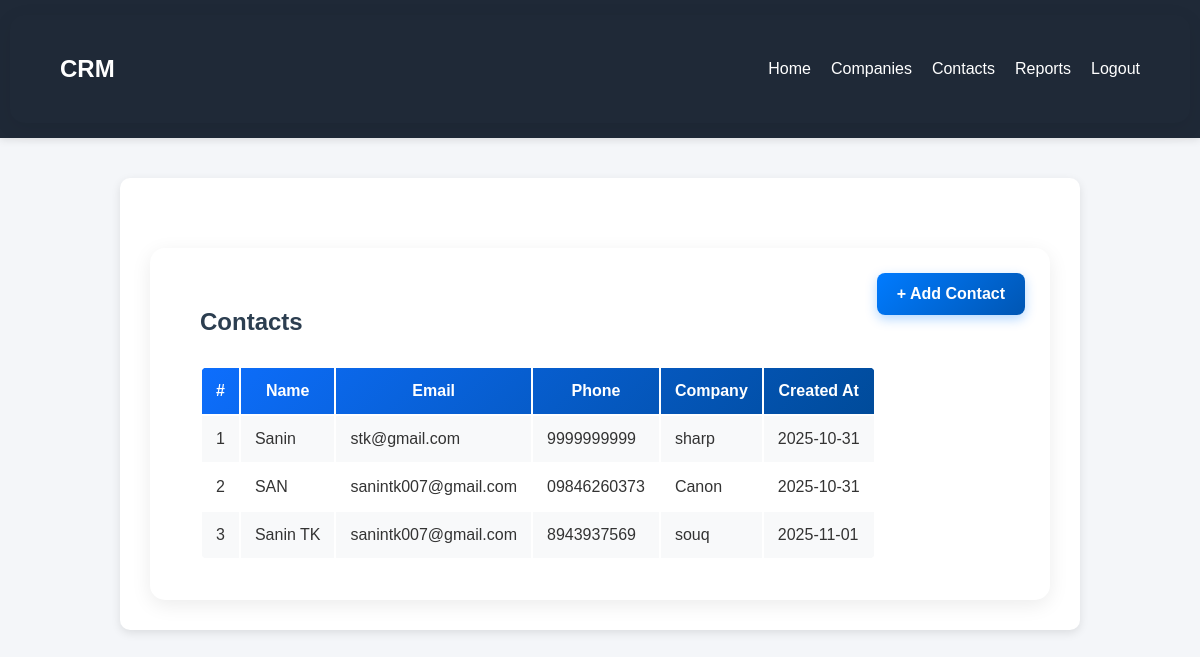
Screenshot of /contacts/ (signed in) with the database file from the repository.
### crm_app/models.py (models this page shows, shortened)
class Contact(models.Model):
    user = models.ForeignKey(User, on_delete=models.CASCADE)
    company = models.ForeignKey(Company, on_delete=models.CASCADE)
    name = models.CharField(max_length=200)
    email = models.EmailField()
    phone = models.CharField(max_length=20)
    created_at = models.DateTimeField(auto_now_add=True)

class Company(models.Model):
    owner = models.ForeignKey(User, on_delete=models.CASCADE)
    name = models.CharField(max_length=200)
    address = models.TextField(blank=True)
    website = models.URLField(blank=True)

### crm_app/views.py (the view)
# urls.py: path('contacts/', views.contact_list, name='contact_list'),
@login_required
def contact_list(request):
    contacts = Contact.objects.all().order_by('id')
    paginator = Paginator(contacts, 10)  # Show 10 companies per page
    page_number = request.GET.get('page')
    page_obj = paginator.get_page(page_number)
    return render(request, 'contacts_list.html', {'page_obj': page_obj})

### crm_app/templates/contacts_list.html (shortened to what this page needs)
{% extends 'base.html' %}
{% block content %}
<div class="container mt-4">
  <h2>Contacts</h2>
  <a href="{% url 'add_contact' %}" class="btn-add">+ Add Contact</a>
  {% if page_obj %}
  <div class="table-responsive mt-4">
    <table class="table table-bordered table-striped align-middle text-center">
      <thead>
        <tr>
          <th>#</th>
          <th>Name</th>
          <th>Email</th>
          <th>Phone</th>
          <th>Company</th>
          <th>Created At</th>
        </tr>
      </thead>
      <tbody>
        {% for contact in page_obj %}
        <tr>
          <td>{{ forloop.counter0|add:page_obj.start_index }}</td>
          <td>{{ contact.name }}</td>
          <td>{{ contact.email }}</td>
          <td>{{ contact.phone }}</td>
          <td>{{ contact.company.name }}</td>
          <td>{{ contact.created_at|date:"Y-m-d" }}</td>
        </tr>
        {% endfor %}
      </tbody>
    </table>
  </div>
  {% else %}
    <div class="alert alert-info mt-3 text-center">
      No contacts available. <a href="{% url 'add_contact' %}" class="alert-link">Add one now.</a>
    </div>
  {% endif %}
</div>
{% endblock %}

### crm_app/templates/base.html (shortened to what this page needs)
<!doctype html>
{% load static %}
<html lang="en">
<head>
  <link rel="stylesheet" href="{% static 'css/base.css' %}">
</head>
<body>
  <nav class="navbar">
    <div class="container">
      <a href="/" class="nav-logo">CRM</a>
      <ul class="nav-links">
        {% if user.is_authenticated %}
         <li><a href="/home/">Home</a></li>
          <li><a href="/companies/">Companies</a></li>
          <li><a href="/contacts/">Contacts</a></li>
          <li><a href="/reports/">Reports</a></li>
          <li><a href="/logout/">Logout</a></li>
        {% else %}
          <li><a href="/login/">Login</a></li>
          <li><a href="/signup/">Sign Up</a></li>
        {% endif %}
      </ul>
    </div>
  </nav>
  <div class="container main">
    {% block content %}{% endblock %}
  </div>
</body>
</html>

### crm_app/static/css/base.css (style rules this page uses)
body { font-family: 'Segoe UI', Tahoma, Geneva, Verdana, sans-serif; margin: 0; background-color: #f4f6f9; color: #333; }
.navbar { background-color: #1f2937; padding: 15px 0; box-shadow: 0 2px 8px rgba(0,0,0,0.1); }
.navbar .container { width: 90%; margin: 0 auto; display: flex; justify-content: space-between; align-items: center; }
.nav-logo { font-size: 1.5rem; font-weight: 700; color: white; text-decoration: none; }
.nav-links { list-style: none; display: flex; gap: 20px; margin: 0; }
.nav-links a { color: white; text-decoration: none; font-weight: 500; }
.container.main { width: 85%; max-width: 900px; margin: 40px auto; background: white; padding: 30px; border-radius: 10px; box-shadow: 0 3px 10px rgba(0,0,0,0.1); }

### crm_app/templates/contacts_list.html (style rules this page uses)
body { background-color: #f4f6f9; font-family: "Poppins", sans-serif; }
h2 { color: #2c3e50; font-weight: 600; margin-bottom: 0; }
.container { background:; padding: 40px 50px; border-radius: 15px; box-shadow: 0 5px 20px rgba(0, 0, 0, 0.08); margin-top: 40px; position: relative; }
.btn-add { position: absolute; top: 25px; right: 25px; background: linear-gradient(135deg, #007bff, #0056b3); border: none; padding: 12px 20px; border-radius: 8px; font-weight: 600; color: #fff; box-shadow: 0 4px 12px rgba(0, 123, 255, 0.3); transition: 0.3s ease; text-decoration: none; }
table { border-radius: 10px; overflow: hidden; background-color: #fff; margin-top: 30px; }
.table thead { background: linear-gradient(135deg, #0d6efd, #004b9a); color: white; }
.table th, .table td { vertical-align: middle; padding: 14px; }
.table-striped tbody tr:nth-of-type(odd) { background-color: #f8f9fa; }

### rows the page displays
Contact: name "Sanin", email "stk@gmail.com", phone "9999999999", company.name "sharp", created_at "2025-10-31"
Contact: name "SAN", email "sanintk007@gmail.com", phone "09846260373", company.name "Canon", created_at "2025-10-31"
Contact: name "Sanin TK", email "sanintk007@gmail.com", phone "8943937569", company.name "souq", created_at "2025-11-01"
